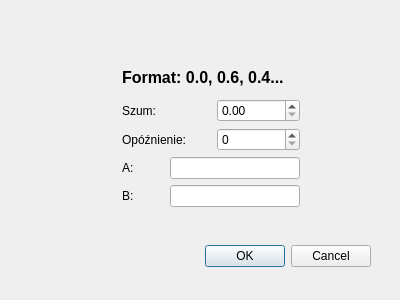
<?xml version="1.0" encoding="UTF-8"?>
<ui version="4.0">
 <class>Dialog</class>
 <widget class="QDialog" name="Dialog">
  <property name="geometry">
   <rect>
    <x>0</x>
    <y>0</y>
    <width>400</width>
    <height>300</height>
   </rect>
  </property>
  <property name="windowTitle">
   <string>Dialog</string>
  </property>
  <widget class="QDialogButtonBox" name="buttonBox">
   <property name="geometry">
    <rect>
     <x>30</x>
     <y>240</y>
     <width>341</width>
     <height>32</height>
    </rect>
   </property>
   <property name="orientation">
    <enum>Qt::Horizontal</enum>
   </property>
   <property name="standardButtons">
    <set>QDialogButtonBox::Cancel|QDialogButtonBox::Ok</set>
   </property>
  </widget>
  <widget class="QWidget" name="">
   <property name="geometry">
    <rect>
     <x>122</x>
     <y>62</y>
     <width>178</width>
     <height>145</height>
    </rect>
   </property>
   <layout class="QGridLayout" name="gridLayout">
    <item row="0" column="0" colspan="4">
     <widget class="QLabel" name="label_4">
      <property name="font">
       <font>
        <pointsize>12</pointsize>
        <bold>true</bold>
       </font>
      </property>
      <property name="text">
       <string>Format: 0.0, 0.6, 0.4...</string>
      </property>
     </widget>
    </item>
    <item row="1" column="0" colspan="2">
     <widget class="QLabel" name="label_3">
      <property name="text">
       <string>Szum:</string>
      </property>
     </widget>
    </item>
    <item row="3" column="0">
     <widget class="QLabel" name="label">
      <property name="text">
       <string>A:</string>
      </property>
     </widget>
    </item>
    <item row="4" column="0">
     <widget class="QLabel" name="label_2">
      <property name="text">
       <string>B:</string>
      </property>
     </widget>
    </item>
    <item row="4" column="1" colspan="3">
     <widget class="QLineEdit" name="BDialog"/>
    </item>
    <item row="3" column="1" colspan="3">
     <widget class="QLineEdit" name="ADialog"/>
    </item>
    <item row="1" column="2" colspan="2">
     <widget class="QDoubleSpinBox" name="szumDialog"/>
    </item>
    <item row="2" column="0" colspan="2">
     <widget class="QLabel" name="label_5">
      <property name="text">
       <string>Opóźnienie:</string>
      </property>
     </widget>
    </item>
    <item row="2" column="2" colspan="2">
     <widget class="QSpinBox" name="spinBox_delay"/>
    </item>
   </layout>
  </widget>
 </widget>
 <resources/>
 <connections>
  <connection>
   <sender>buttonBox</sender>
   <signal>accepted()</signal>
   <receiver>Dialog</receiver>
   <slot>accept()</slot>
   <hints>
    <hint type="sourcelabel">
     <x>248</x>
     <y>254</y>
    </hint>
    <hint type="destinationlabel">
     <x>157</x>
     <y>274</y>
    </hint>
   </hints>
  </connection>
  <connection>
   <sender>buttonBox</sender>
   <signal>rejected()</signal>
   <receiver>Dialog</receiver>
   <slot>reject()</slot>
   <hints>
    <hint type="sourcelabel">
     <x>316</x>
     <y>260</y>
    </hint>
    <hint type="destinationlabel">
     <x>286</x>
     <y>274</y>
    </hint>
   </hints>
  </connection>
 </connections>
</ui>
